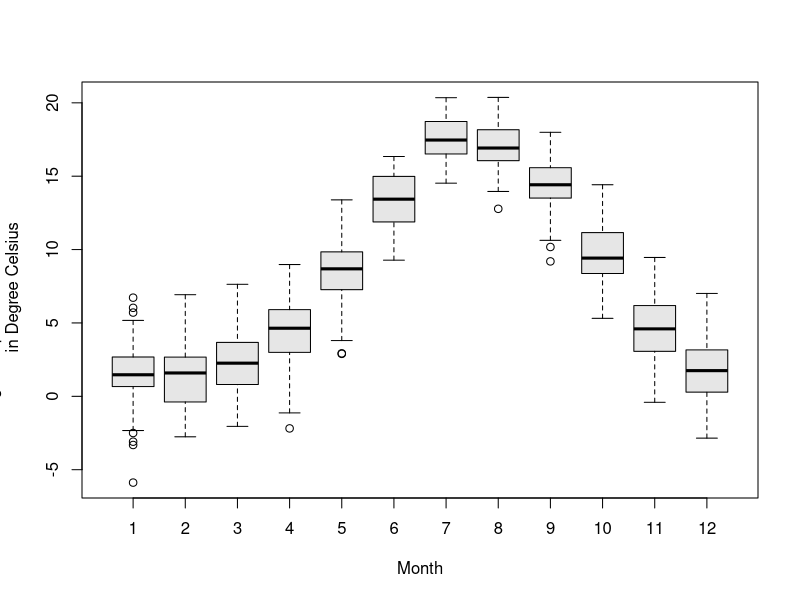
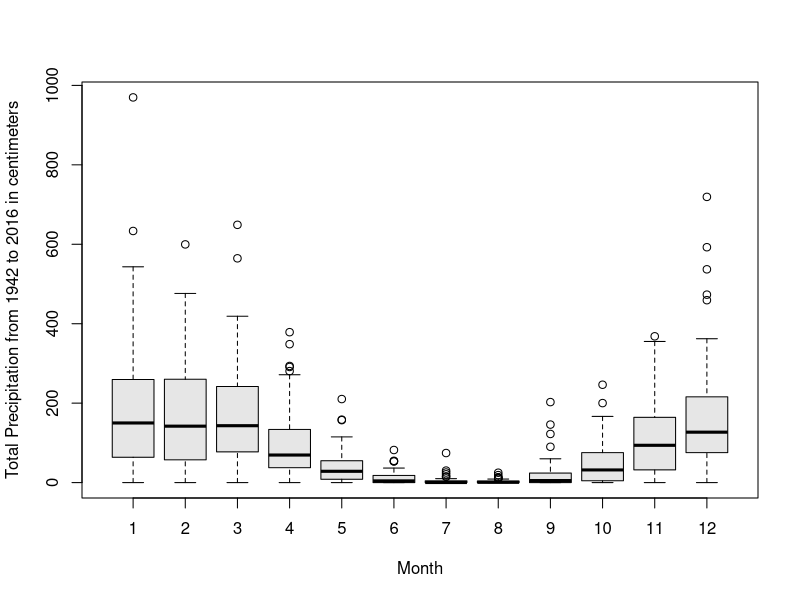
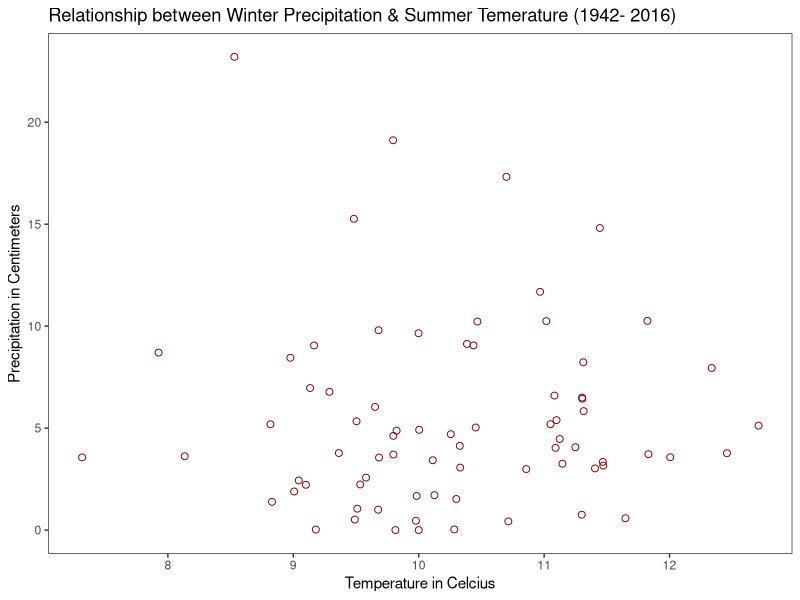

Recreate these plots in R, in order.
## ---- chunk 1

# Reading data from file clim.txt into vector Climatedata
# And View the data in the table format

climate=read.table("clim.txt", header = TRUE)

# Rearrange the data so that the temperature and precipitation can be averaged over month and year.
# It is relatively easy to collapse data in R using one or more BY variables and a defined function.
# aggregate data frame climate by years and months, returning means for numeric variables
# More information and example  @ http://www.statmethods.net/management/aggregate.html
# After aggregating the group columns are added to the table, hence the column reference should be based on the aggredate data table rather than the original table.

# Aggregate the data by month and year to calculate the mean of the max and min temperatures

View(climate) # This is not in the Rmarkdown report by gets generated while knitting.

ClimateAggData <- aggregate(climate,by=list(climate$month,climate$year),FUN="mean")
ClimateAggData$mean <- (ClimateAggData$tmin+ClimateAggData$tmax)/2

# Monthly Average Temperature Boxplot calculated for years from 1942 to 2016

boxplot(ClimateAggData$mean~ClimateAggData$month,
  ylab="Average Temperature from 1942 to 2016 \n in Degree Celsius",
  xlab="Month", col="#e6e6e6")

# Aggregate the data by month and year to calculate the sum of rainfall per month

climate2 <- climate[,2:7]

ClimateRainSumData <- aggregate(climate2, by=list(climate2$month,climate2$year), FUN="sum")

#Monthly Total Precipitation Boxplot for years from 1942 to 2016

boxplot(ClimateRainSumData$rain~ClimateAggData$month,
  ylab="Total Precipitation from 1942 to 2016 in centimeters",
  xlab="Month", col="#e6e6e6")

# Aggregate the data by year to calculate the sum of rainfall per year

ClimateYearData<- aggregate(climate2, by=list(climate2$year), FUN="sum")

# Wettest Year (year of maximum rainfall) and Driest Year (Year of minimum rainfall)

# Based on the aggragate data for year, find out the year with maximum and year with minimum rainfall. This is done by using the command which.max and which.min 
# More about Which.max and which.min @ https://www.rdocumentation.org/packages/base/versions/3.3.3/topics/which.min

#location of the year with maximum rainfall in the data frame

wettestyear=which.max(ClimateYearData$rain)
 
# Display the complete the record

ClimateYearData[wettestyear,]

#type cast the rain amount 

ClimateYearData$year=as.integer(ClimateYearData$Group.1)
ClimateYearData$rain=as.integer(ClimateYearData$rain)

# Display the year of maximum rain and amount of Rain

ClimateYearData[wettestyear,c("year","rain")] 

#location of the year with minimum rainfall in the data frame

driestyear=which.min(ClimateYearData$rain)

# Display the complete the record

ClimateYearData[driestyear,]

#type cast the rain amount 

ClimateYearData$year=as.integer(ClimateYearData$Group.1)
ClimateYearData$rain=as.integer(ClimateYearData$rain)

# Display the year of minimum rain and amount of rain

ClimateYearData[driestyear,c("year","rain")]

## ---- chunk 2

# creating seasons - group by certain months . Spring is 1, Summer is 2, Fall is 3, Winter is 4

climate2$Season <- ifelse(climate2$month <= 5 & climate2$month >= 3, 1, ifelse(climate2$month <= 8, 2,(ifelse(climate2$month <= 11, 3, 4))))

# Wettest Season (season of maximum rainfall) and Driest Season (season of minimum rainfall)

# Aggregate the data by season and year to calculate the sum of rainfall per season

ClimateSeasonAgg<- aggregate(climate2,by=list(climate2$Season,climate2$year),FUN="sum")

#location of the season with maximum rainfall in the dataframe

WettestSeason=which.max(ClimateSeasonAgg$rain)

# Display the complete the record

ClimateSeasonAgg[WettestSeason,]

#type cast the rain amount 

ClimateSeasonAgg$Season=as.integer(ClimateSeasonAgg$Group.1)
ClimateSeasonAgg$year=as.integer(ClimateSeasonAgg$Group.2)
ClimateSeasonAgg$rain=as.integer(ClimateSeasonAgg$rain)

# Display the season of maximum rain and amount of Rain

ClimateSeasonAgg[WettestSeason,c("Season","year","rain")]

#location of the season with minimum rainfall on the data frame

DriestSeason=which.min(ClimateSeasonAgg$rain)

# Display the complete the record

ClimateSeasonAgg[DriestSeason,]

#type cast the rain amount 

ClimateSeasonAgg$Season=as.integer(ClimateSeasonAgg$Group.1)
ClimateSeasonAgg$year=as.integer(ClimateSeasonAgg$Group.2)
ClimateSeasonAgg$rain=as.integer(ClimateSeasonAgg$rain)

# Display the season of minimum rain and amount of rain

ClimateSeasonAgg[DriestSeason,c("Season","year","rain")]

## Relationship between Winter Precipitation and Summer Temperature 

PrecipSeasonAgg <- aggregate(climate2, by=list(climate2$Season, climate2$year), FUN="mean")

# Calculate the average temperature of the season per year

PrecipSeasonAgg$Temperature <- (PrecipSeasonAgg$tmax + PrecipSeasonAgg$tmin)/2

# Consider only the Summer

SummerTemp <- subset(PrecipSeasonAgg, Season == 2)

#Consider only two attributes year and temperature from the data for summer

SummerTemp1 <- SummerTemp[,c(2,10)]

#Rename the column name
colnames(SummerTemp1) <- c("Year", "Temperature")


# Consider only the Winter

WinterPrecip <- subset(PrecipSeasonAgg, Season == 4)

#Consider only two attributes year and precipitation from the data for summer

WinterPrecip1 <- WinterPrecip[,c(2,5)]

#Rename the column name
colnames(WinterPrecip1) <- c("Year", "Precipitation")

# Merge summer and winter data from table.
CompareTempPrecip <- merge(SummerTemp1, WinterPrecip1,by="Year")

library(ggplot2)

ggplot(CompareTempPrecip, aes(Temperature, Precipitation))+
     geom_point(shape=1, color="darkred", size=2)+
     labs(title="Relationship between Winter Precipitation & Summer Temerature (1942- 2016)", x="Temperature in Celcius", y ="Precipitation in Centimeters", family="Times New Roman") +
     theme_bw() +
     theme(panel.grid.major = element_blank(), panel.grid.minor = element_blank())

## Relationship Analysis Based on the above figure

# Although there are some outliers , high precipitation at low temperatures and low precipitation at high temperatures, based on the above graph we can say that at mid temperatures there are ample chances of precipitation both light and heavy included. Hence providing an insight as to how any year with summers with non extreme temperature fluxes indicates rainfall in winters for those years.


